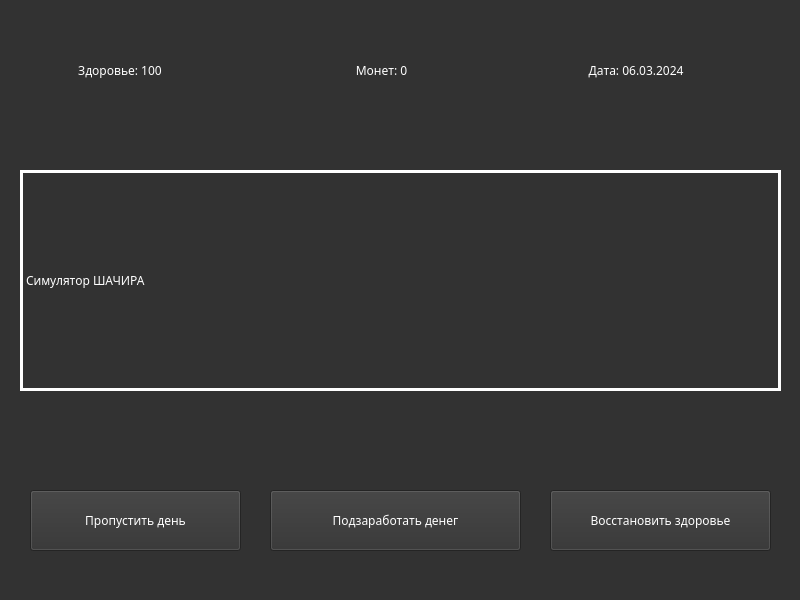
<?xml version="1.0" encoding="UTF-8"?>
<ui version="4.0">
 <class>MainWindow</class>
 <widget class="QMainWindow" name="MainWindow">
  <property name="geometry">
   <rect>
    <x>0</x>
    <y>0</y>
    <width>800</width>
    <height>600</height>
   </rect>
  </property>
  <property name="mouseTracking">
   <bool>false</bool>
  </property>
  <property name="windowTitle">
   <string>pythonRPG</string>
  </property>
  <property name="styleSheet">
   <string notr="true">background-color: #323232;
font-family: Tacticalbit;</string>
  </property>
  <widget class="QWidget" name="centralwidget">
   <widget class="QLabel" name="label">
    <property name="geometry">
     <rect>
      <x>40</x>
      <y>40</y>
      <width>160</width>
      <height>60</height>
     </rect>
    </property>
    <property name="font">
     <font>
      <family>Tacticalbit</family>
      <italic>false</italic>
      <bold>false</bold>
     </font>
    </property>
    <property name="autoFillBackground">
     <bool>false</bool>
    </property>
    <property name="styleSheet">
     <string notr="true">color: white;
background-color: None;
border: None;</string>
    </property>
    <property name="text">
     <string>Здоровье: 100</string>
    </property>
    <property name="alignment">
     <set>Qt::AlignCenter</set>
    </property>
   </widget>
   <widget class="QLabel" name="label_2">
    <property name="geometry">
     <rect>
      <x>300</x>
      <y>40</y>
      <width>160</width>
      <height>60</height>
     </rect>
    </property>
    <property name="font">
     <font>
      <family>Tacticalbit</family>
      <bold>false</bold>
     </font>
    </property>
    <property name="autoFillBackground">
     <bool>false</bool>
    </property>
    <property name="styleSheet">
     <string notr="true">color: white;
background-color: None;
border: None;</string>
    </property>
    <property name="text">
     <string> Монет: 0</string>
    </property>
    <property name="alignment">
     <set>Qt::AlignCenter</set>
    </property>
   </widget>
   <widget class="QLabel" name="label_3">
    <property name="geometry">
     <rect>
      <x>529</x>
      <y>40</y>
      <width>211</width>
      <height>60</height>
     </rect>
    </property>
    <property name="font">
     <font>
      <family>Tacticalbit</family>
      <bold>false</bold>
     </font>
    </property>
    <property name="autoFillBackground">
     <bool>false</bool>
    </property>
    <property name="styleSheet">
     <string notr="true">color: white;
background-color: None;
border: None;</string>
    </property>
    <property name="text">
     <string> Дата: 06.03.2024</string>
    </property>
    <property name="alignment">
     <set>Qt::AlignCenter</set>
    </property>
   </widget>
   <widget class="QPushButton" name="pushButton">
    <property name="geometry">
     <rect>
      <x>550</x>
      <y>490</y>
      <width>221</width>
      <height>61</height>
     </rect>
    </property>
    <property name="styleSheet">
     <string notr="true">color: white;</string>
    </property>
    <property name="text">
     <string>Восстановить здоровье</string>
    </property>
   </widget>
   <widget class="QLabel" name="label_4">
    <property name="geometry">
     <rect>
      <x>20</x>
      <y>170</y>
      <width>761</width>
      <height>221</height>
     </rect>
    </property>
    <property name="styleSheet">
     <string notr="true">color: white;
border:3px solid white;</string>
    </property>
    <property name="text">
     <string>Симулятор ШАЧИРА</string>
    </property>
   </widget>
   <widget class="QPushButton" name="pushButton_2">
    <property name="geometry">
     <rect>
      <x>270</x>
      <y>490</y>
      <width>251</width>
      <height>61</height>
     </rect>
    </property>
    <property name="styleSheet">
     <string notr="true">color: white;</string>
    </property>
    <property name="text">
     <string>Подзаработать денег</string>
    </property>
   </widget>
   <widget class="QPushButton" name="pushButton_3">
    <property name="geometry">
     <rect>
      <x>30</x>
      <y>490</y>
      <width>211</width>
      <height>61</height>
     </rect>
    </property>
    <property name="styleSheet">
     <string notr="true">color: white;</string>
    </property>
    <property name="text">
     <string>Пропустить день</string>
    </property>
   </widget>
   <zorder>label_3</zorder>
   <zorder>label</zorder>
   <zorder>label_2</zorder>
   <zorder>pushButton</zorder>
   <zorder>label_4</zorder>
   <zorder>pushButton_2</zorder>
   <zorder>pushButton_3</zorder>
  </widget>
 </widget>
 <resources>
  <include location="res.qrc"/>
 </resources>
 <connections/>
</ui>
